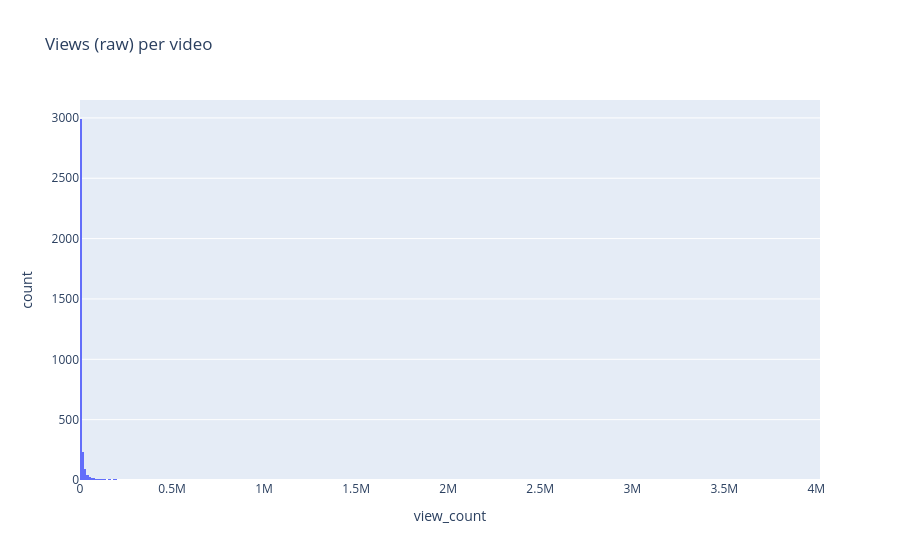

Notebook cell for this chart:
### Code cell
fig = px.histogram(
    df, x='view_count',
    title="Views (raw) per video"
    )
fig.show()

### Figure 1 — Plotly figure (JSON) as saved in the notebook; plotly's stock layout.template omitted (floating-point values rounded to 4 significant figures; data arrays with more than 128 entries replaced by an {"elided": "..."} marker saying what was removed)
{"data": [{"bingroup": "x", "hovertemplate": "view_count=%{x}<br>count=%{y}<extra></extra>", "legendgroup": "", "marker": {"color": "#636efa", "pattern": {"shape": ""}}, "name": "", "orientation": "v", "showlegend": false, "type": "histogram", "x": {"elided": "3571 int values"}, "xaxis": "x", "yaxis": "y"}], "layout": {"barmode": "relative", "legend": {"tracegroupgap": 0}, "title": {"text": "Views (raw) per video"}, "xaxis": {"anchor": "y", "domain": [0, 1], "title": {"text": "view_count"}}, "yaxis": {"anchor": "x", "domain": [0, 1], "title": {"text": "count"}}}}
